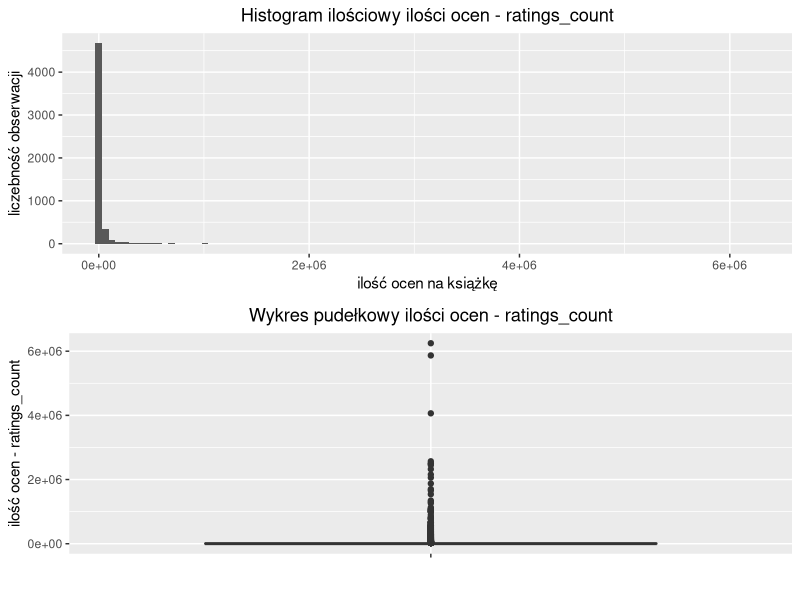
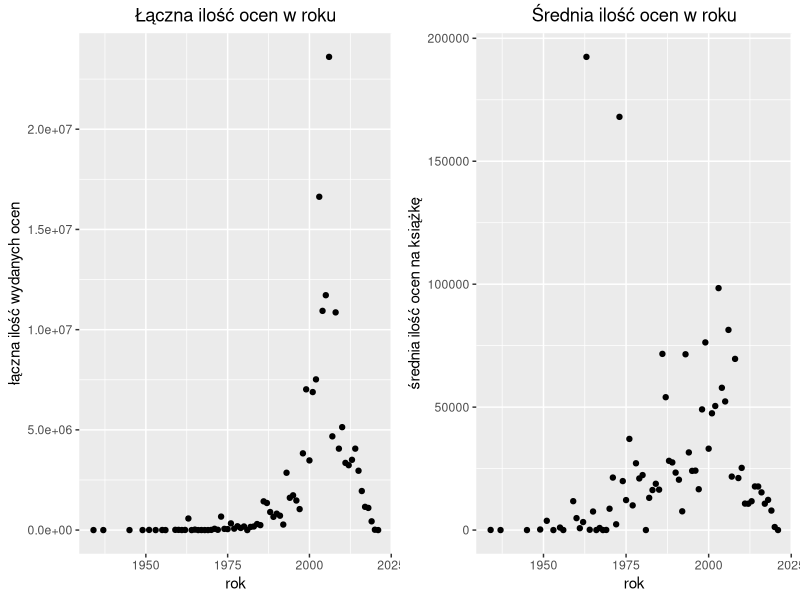
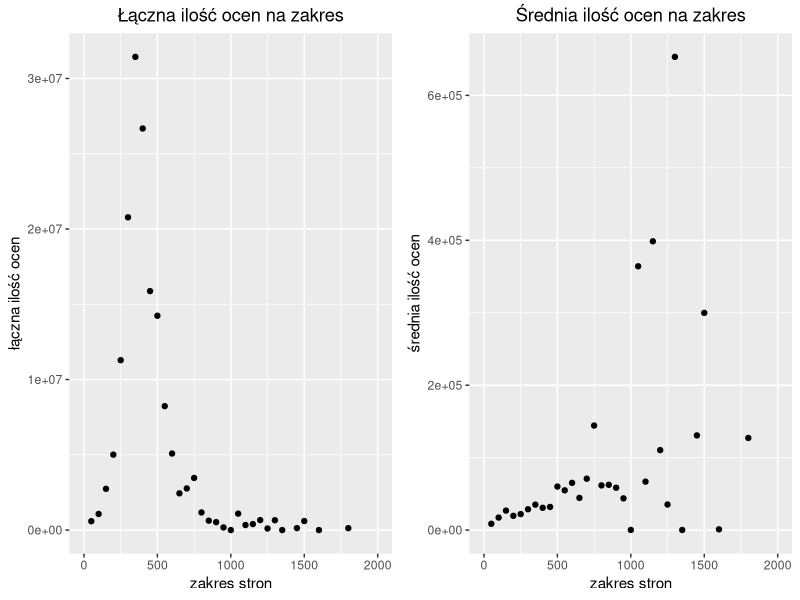
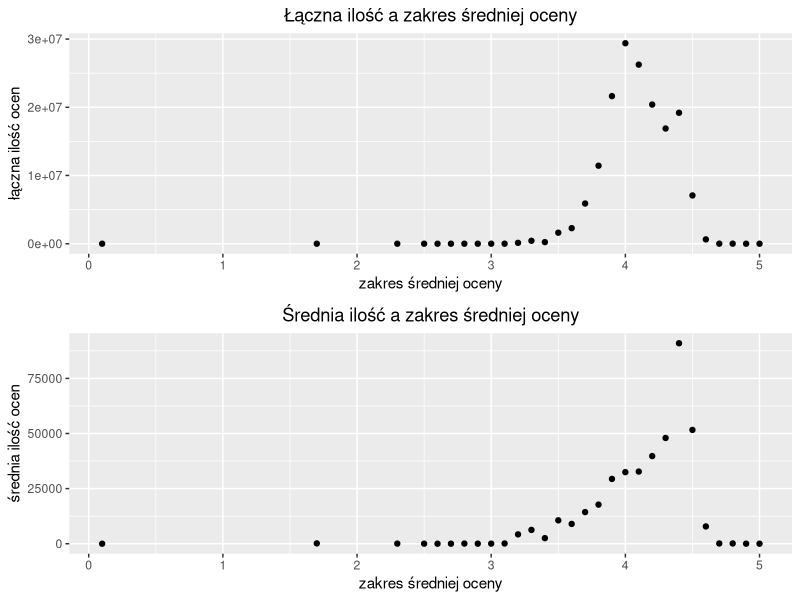
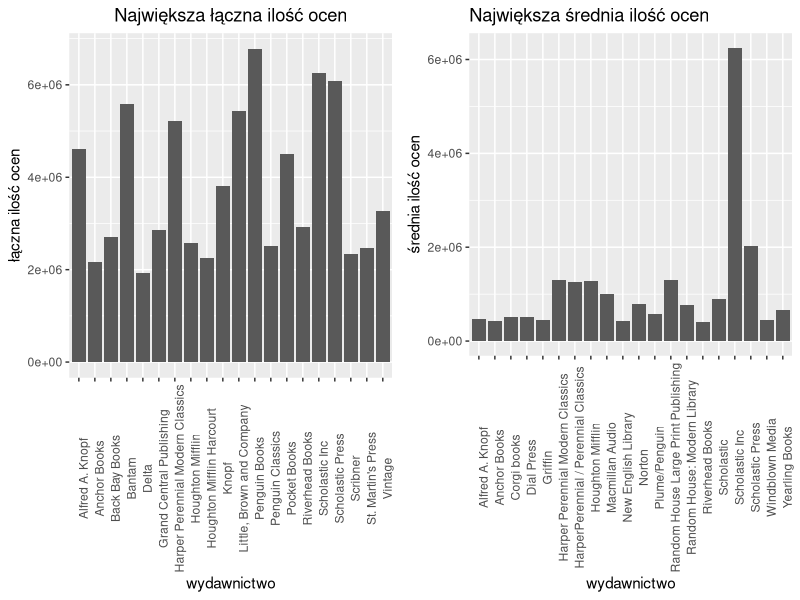
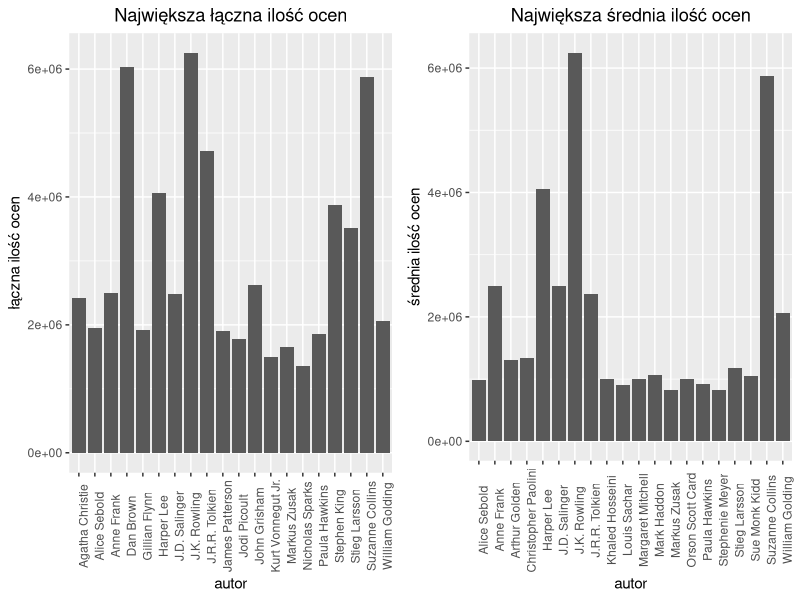
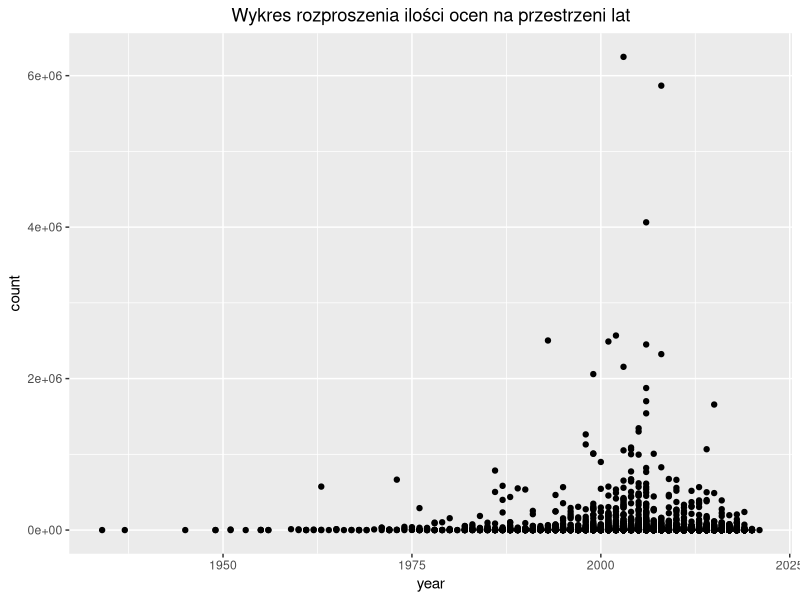
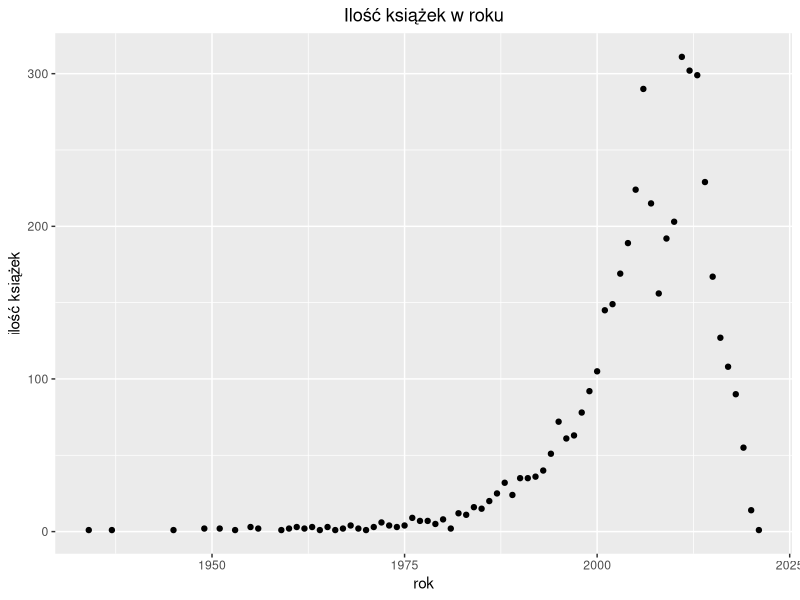

Source code (R) for these figures, in order:
## ---- chunk 1
knitr::opts_chunk$set(echo = TRUE)
## ---- chunk 2
## MODUŁY
require(gridExtra)
library('dplyr')
library(ggplot2)
## ---- chunk 3
#wczytanie danych
plik <- read.csv('best_crime_and_mystery_books.csv', na.strings=c("", "NA"), header = TRUE)
#nie wiem czy to zostawić jako pokazanie
#plik[5,]
## ---- chunk 4
# w celu poprawnego wczytania danych, zamieniamy wartości 6 i 17 odpowiednio 
# na 2006 i 2017 (rok publikacji)
plik$publication_year[plik$publication_year == '6'] <- 2006
plik$publication_year[plik$publication_year == '17'] <- 2017

## ---- chunk 5
p1 <- ggplot(plik, aes( x = ratings_count)) + geom_histogram(bins=100) + ggtitle("Histogram ilościowy ilości ocen - ratings_count") + 
  labs(x= 'ilość ocen na książkę', y="liczebność obserwacji") + theme(plot.title = element_text(hjust = 0.5))

p2 <- ggplot(plik, aes(x = "", y = ratings_count)) + 
  geom_boxplot() + ggtitle("Wykres pudełkowy ilości ocen - ratings_count") + labs(x="", y='ilość ocen - ratings_count')  + theme(plot.title = element_text(hjust = 0.5))

p <- grid.arrange(p1, p2, nrow=2) 
ggsave("ratings_count.jpg", p)

## ---- chunk 6
plik[order(-plik$ratings_count),][1:5,c(3,10)]
## ---- chunk 7
##wczytanie danych - z pominieciem brakujących wartości

year_vs_count <- na.omit(data.frame( year = plik$publication_year, count = plik$ratings_count))
head(year_vs_count)

p1 <- ggplot(year_vs_count, aes(x=year, y=count)) + geom_point() + ggtitle("Wykres rozproszenia ilości ocen na przestrzeni lat") + theme(plot.title = element_text(hjust = 0.5))
ggsave("count_year.jpg", p1)

## ---- chunk 8
df <- as.data.frame(table(year_vs_count$year))
colnames(df) <- c('year', 'bpy')
df$all_counts <- aggregate(year_vs_count$count, by=list(Category=year_vs_count$year), FUN=sum)[,2]
df$avg_count <- df$all_counts/df$bpy
df$year <- as.numeric(as.character(df$year))
## ---- chunk 9
p1 <- ggplot(df, aes(x=year, y=all_counts)) + geom_point() + ggtitle('Łączna ilość ocen w roku') + labs(x = "rok", y ="łączna ilość wydanych ocen") + theme(plot.title = element_text(hjust = 0.5))

p2 <- ggplot(df, aes(x=year, y=avg_count)) + geom_point() + ggtitle('Średnia ilość ocen w roku') + labs(x = "rok", y = "średnia ilość ocen na książkę") + theme(plot.title = element_text(hjust = 0.5))

p <- grid.arrange(p1, p2, ncol=2)
ggsave("count_year_2.jpg", p)

## ---- chunk 10
p1 <- ggplot(df, aes(x=year, y=bpy)) + geom_point() + ggtitle('Ilość książek w roku') + labs(x = "rok", y ="ilość książek")  + theme(plot.title = element_text(hjust = 0.5))

ggsave("bpy.jpg", p1)

## ---- chunk 11
cor(df$all_counts, df$year, method = "pearson")
cor(df$all_counts, df$year, method = "kendall")
cor(df$all_counts, df$year, method = "spearman")
cor(df$avg_count, df$year)
## ---- chunk 12
df[df$all_counts == max(df$all_counts),] ##łącznie
df[df$avg_count == max(df$avg_count),] ##średnio
## ---- chunk 13
num_vs_count <- na.omit(data.frame(num_pages = plik$num_pages, ratings_count = plik$ratings_count))
plik[plik$ratings_count == max(plik$ratings_count),]

cor(num_vs_count$num_pages, num_vs_count$ratings_count, method = "pearson")
cor(num_vs_count$num_pages, num_vs_count$ratings_count, method = "spearman")
cor(num_vs_count$num_pages, num_vs_count$ratings_count, method = "kendall")
## ---- chunk 14
p <- ggplot(num_vs_count, aes(x=num_pages, y=ratings_count)) + geom_point() + scale_x_continuous(limits=c(0,1000)) + ggtitle("Wykres rozproszenia ilości ocen od liczby stron") + labs(x="ilość stron", y="ilość ocen") + theme(plot.title = element_text(hjust = 0.5))

ggsave("page_count.jpg" ,p)
## ---- chunk 15
n_p <- avg_p <- num_books <- c()
i <- 1
ns <- 50

for (n in seq(ns, max(num_vs_count$num_pages), ns)) {
    all <- sum(num_vs_count[num_vs_count$num_pages <=n & num_vs_count$num_pages > n - ns ,2])
    how_many <- sum(num_vs_count$num_pages <=n& num_vs_count$num_pages >= n - ns)
    n_p[i] <- all
    num_books[i] <- how_many
    avg_p[i] <- all/how_many
    i <- i+1 
}
count_per_pages <- na.omit(data.frame(less_than_pages = seq(ns, max(num_vs_count$num_pages), ns), overall_count = n_p, avg_count = avg_p, num_books = num_books))

## ---- chunk 16
p1 <- ggplot(count_per_pages, aes(x=less_than_pages, y=overall_count)) + geom_point() + scale_x_continuous(limits=c(0,2000)) + ggtitle("Łączna ilość ocen na zakres") + labs(x="zakres stron", y="łączna ilość ocen")  + theme(plot.title = element_text(hjust = 0.5))


p2 <- ggplot(count_per_pages, aes(x=less_than_pages, y=avg_count)) + geom_point() + scale_x_continuous(limits=c(0,2000)) + ggtitle("Średnia ilość ocen na zakres") + labs(x="zakres stron", y="średnia ilość ocen") +  theme(plot.title = element_text(hjust = 0.5))


p <- grid.arrange(p1, p2, ncol=2) 
ggsave("cpage_count.jpg", p)
## ---- chunk 17
p1 <- ggplot(count_per_pages, aes(x=less_than_pages, y=num_books)) + geom_point() + scale_x_continuous(limits=c(0,2000)) + ggtitle("Ilość książek na zakres") + labs(x="zakres stron", y="ilość książek") +  theme(plot.title = element_text(hjust = 0.5))

ggsave("cpagenum_count.jpg", p1)
## ---- chunk 18
count_per_pages[count_per_pages$overall_count == max(count_per_pages$overall_count),]
count_per_pages[count_per_pages$avg_count == max(count_per_pages$avg_count),]
## ---- chunk 19
avg_vs_count <- na.omit(data.frame(avg_rating = plik$average_rating, ratings_count = plik$ratings_count))
p <- ggplot(avg_vs_count, aes(x=avg_rating, y=ratings_count)) + geom_point() + ggtitle("Wykres rozproszenia średniej oceny i ilości") + labs(x="średnia ocena", y = "ilość ocen") +
  theme(plot.title = element_text(hjust = 0.5))
ggsave("avg_count.jpg", p)
## ---- chunk 20
cor(avg_vs_count$avg_rating, avg_vs_count$ratings_count, method = "pearson")
cor(avg_vs_count$avg_rating, avg_vs_count$ratings_count, method = "kendall")
cor(avg_vs_count$avg_rating, avg_vs_count$ratings_count, method = "spearman")
## ---- chunk 21
n_r <- avg_p <- num_books <- c()
i <- 1
ns <- 0.1

for (n in seq(ns, max(avg_vs_count$avg_rating), ns)) {
    all <- sum(avg_vs_count[avg_vs_count$avg_rating < n & avg_vs_count$avg_rating >= n - ns ,2])
    how_many <- sum(avg_vs_count$avg_rating  <=n& avg_vs_count$avg_rating  >= n - ns)
    n_r[i] <- all
    num_books[i] <- how_many
    avg_p[i] <- all/how_many
    i <- i+1 
}
avg_per_count <- na.omit(data.frame(less_than_rating = seq(ns, max(avg_vs_count$avg_rating), ns), overall_count = n_r, avg_count = avg_p, num_books = num_books))
## ---- chunk 22
p1 <-  ggplot(avg_per_count, aes(x=less_than_rating, y=overall_count)) + geom_point() +ggtitle("Łączna ilość a zakres średniej oceny") + 
  labs(x = "zakres średniej oceny", y="łączna ilość ocen") +
  theme(plot.title = element_text(hjust = 0.5))
p2 <-  ggplot(avg_per_count, aes(x=less_than_rating, y=avg_count)) + geom_point()  + ggtitle("Średnia ilość a zakres średniej oceny") + 
  labs(x = "zakres średniej oceny", y="średnia ilość ocen") +
  theme(plot.title = element_text(hjust = 0.5))

p <- grid.arrange(p1, p2, nrow=2) 

ggsave("avg_count_1.jpg", p)

p1 <-ggplot(avg_vs_count, aes(x=avg_rating, y=ratings_count)) +
geom_boxplot(aes(group = cut_width(avg_rating, 0.1))) +coord_cartesian(xlim =c(2,5), ylim = c(0, 30000)) + ggtitle("Ilość ocen względem ich średniej") +
  labs(x="zakres średnich ocen", y ="ilość wydanych ocen") +
  theme(plot.title = element_text(hjust = 0.5))
ggsave("avg_count_box.jpg", p1)

## ---- chunk 23
pub_vs_count <- na.omit(data.frame(publisher = plik$publisher, count = plik$ratings_count))

df <- as.data.frame(table(pub_vs_count$publisher))
colnames(df) <- c('publisher', 'bpp')
df$all_counts <- aggregate(pub_vs_count$count, by=list(Category=pub_vs_count$publisher), FUN=sum)[,2]
df$avg_count <- df$all_counts/df$bpp
df$publisher <- as.character(df$pub)
## ---- chunk 24
##top 6 publisherów pod wzgledem ilosci wydanych ksiazek
head(df[order(-df$bpp),])
##top 6 publisherów pod wzgledem lacznej ilosci ocen
head(df[order(-df$all_counts),])
##top 6 publisherów pod wzgledem sredniej ilosci ocen
head(df[order(-df$avg_count),])
## ---- chunk 25
top20 <- df[order(-df$all_counts),][1:20,]
p1 <- ggplot(top20, aes(x=publisher, y=all_counts)) + geom_bar(stat="identity") + ggtitle("Największa łączna ilość ocen") +
theme(axis.text.x = element_text(angle = 90), plot.title = element_text(hjust = 0.5)) + labs(x="wydawnictwo", y="łączna ilość ocen") 

top20_2 <-  df[order(-df$avg_count),][1:20,]
p2 <- ggplot(top20_2, aes(x=publisher, y=avg_count)) + geom_bar(stat="identity")  + ggtitle("Największa średnia ilość ocen") + 
theme(axis.text.x = element_text(angle = 90)) + labs(x="wydawnictwo", y="średnia ilość ocen") 

p <- grid.arrange(p1, p2, ncol=2)
ggsave("bar1.jpg", p)
## ---- chunk 26
aut_vs_count <- na.omit(data.frame(author = plik$book_author, count = plik$ratings_count))

df <- as.data.frame(table(aut_vs_count$author))
colnames(df) <- c('author', 'bpa')
df$all_counts <- aggregate(aut_vs_count$count, by=list(Category=aut_vs_count$author), FUN=sum)[,2]
df$avg_count <- df$all_counts/df$bpa
df$author <- as.character(df$author)

##top 10 autorow pod wzgledem ilosci wydanych ksiazek
head(df[order(-df$bpa),])
##top 10 publisherów pod wzgledem lacznej ilosci ocen
head(df[order(-df$all_counts),])
##top 10 publisherów pod wzgledem sredniej ilosci ocen
head(df[order(-df$avg_count),])
## ---- chunk 27
top20 <- df[order(-df$all_counts),][1:20,]
p1 <- ggplot(top20, aes(x=author, y=all_counts)) + geom_bar(stat="identity")  + ggtitle("Największa łączna ilość ocen") +
theme(axis.text.x = element_text(angle = 90),plot.title = element_text(hjust = 0.5)) + labs(x="autor", y="łączna ilość ocen") 

top20_2 <-  df[order(-df$avg_count),][1:20,]
p2 <- ggplot(top20_2, aes(x=author, y=avg_count)) + geom_bar(stat="identity") + ggtitle("Największa średnia ilość ocen") +
theme(axis.text.x = element_text(angle = 90),plot.title = element_text(hjust = 0.5)) + labs(x="autor", y="średnia ilość ocen")

p <- grid.arrange(p1, p2, ncol=2) 
ggsave("bar2.jpg", p)

